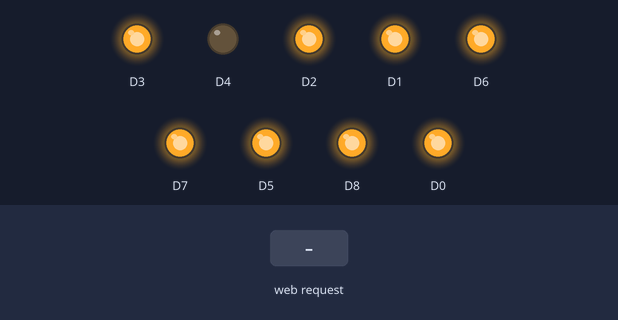
A sketch run on a simulated ESP8266 (NodeMCU). Shown: output pins drawn as LEDs (lit = HIGH). The inputs (shaded band) are chosen by the test bench. WiFi joins after 1.5 s; servers stay silent unless stated; what the sketch prints to the serial monitor is not drawn.

Above: at 2.8 s.
2.9 s: HTTP request GET /Switch1ON received
At 4.1 s:
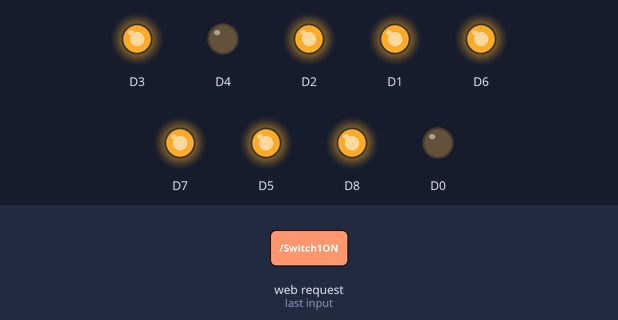
4.4 s: HTTP request GET /Switch2ON received
At 5.3 s:
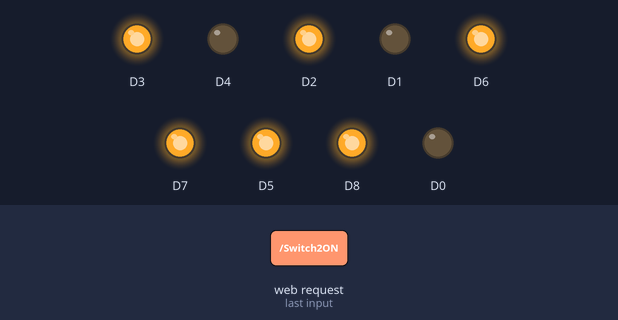
5.9 s: HTTP request GET /Switch1OFF received
At 6.4 s:
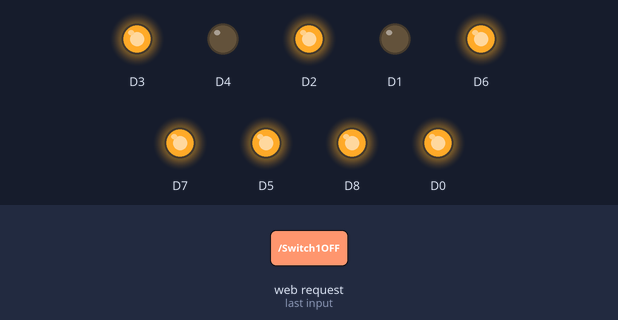
7.4 s: HTTP request GET /Switch3ON received
At 8.6 s:
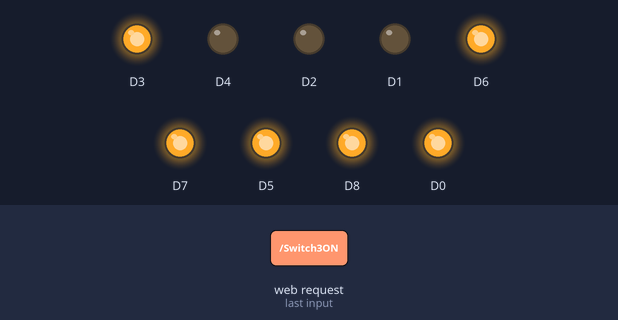
8.9 s: HTTP request GET /Switch2OFF received
At 9.9 s:
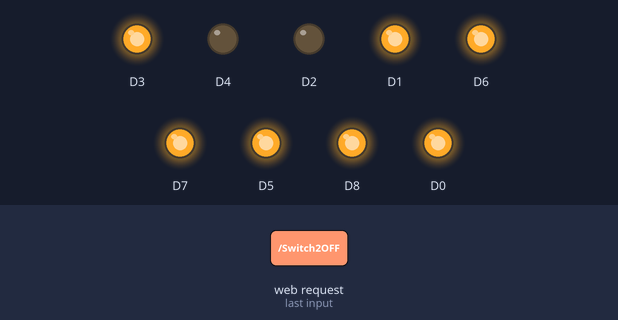
10.4 s: HTTP request GET /Switch4ON received
At 11.1 s:
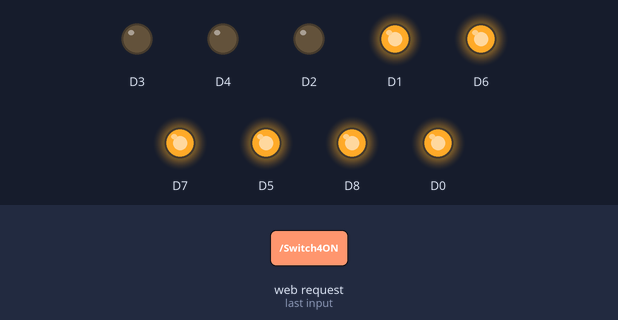
Timing chart, 0 to 12.9 s (numbered marks = the images above; inputs shaded):
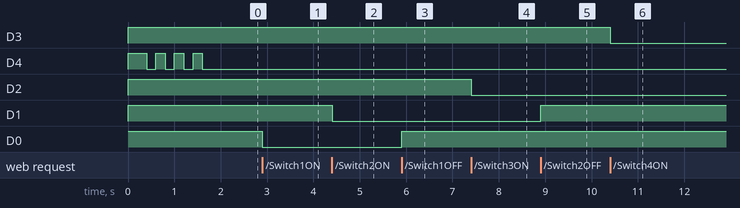

Measured:
- after the input at 2.9 s, D0: HIGH → LOW at once
- after the input at 4.4 s, D1: HIGH → LOW at once
- after the input at 5.9 s, D0: LOW → HIGH at once
- after the input at 7.4 s, D2: HIGH → LOW at once
- after the input at 8.9 s, D1: LOW → HIGH at once
- after the input at 10.4 s, D3: HIGH → LOW at once

The sketch:

sketch.ino
```cpp
// please check the video
// https://www.youtube.com/watch?v=onLHzWam6f4

#include <ESP8266WebServer.h>
#include <ESP8266mDNS.h>
#include <IRsend.h>
const char* ssid = "ESP";
const char* password = "123456789";

MDNSResponder mdns;

String Domain = "home";
String switch1name = "Light";
String switch1 = "OFF";
String switch2name = "socket 2";
String switch2 = "OFF";
String switch3name = "socket 3";
String switch3 = "OFF";
String switch4name = "socket 4";
String switch4 = "OFF";
String switch5name = "Night Light";
String switch5 = "OFF";
String Fan = "OFF";
String AC = "OFF";

ESP8266WebServer server(80);

IRsend irsend(D4);

void handleRoot() {
 server.send(200, "text/html",
"<!DOCTYPE html>" \
"<html>" \
"<head>" \
"<title>home</title>" \
"</head>" \
"<body>" \
"<h1>Home Automation</h1>" \
"<h2>"+ switch1name +": "+ switch1 +"</h2>" \
"<p><a href=\"/Switch1OFF\"><button class=\"button\">OFF</button></a><a href=\"/Switch1ON\"><button class=\"button\">ON</button></a></p>" \
"<h2>"+ switch2name +": "+ switch2 +"</h2>" \
"<p><a href=\"/Switch2OFF\"><button class=\"button\">OFF</button></a><a href=\"/Switch2ON\"><button class=\"button\">ON</button></a></p>" \
"<h2>"+ switch3name +": "+ switch3 +"</h2>" \
"<p><a href=\"/Switch3OFF\"><button class=\"button\">OFF</button></a><a href=\"/Switch3ON\"><button class=\"button\">ON</button></a></p>" \
"<h2>"+ switch4name +": "+ switch4 +"</h2>" \
"<p><a href=\"/Switch4OFF\"><button class=\"button\">OFF</button></a><a href=\"/Switch4ON\"><button class=\"button\">ON</button></a></p>" \
"<h2>"+ switch5name +": "+ switch5 +"</h2>" \
"<p><a href=\"/Switch5OFF\"><button class=\"button\">OFF</button></a><a href=\"/Switch5ON\"><button class=\"button\">ON</button></a></p>" \
"<h2>Fan: "+ Fan +"</h2>" \
"<p><a href=\"/FanOFF\"><button class=\"button\">OFF</button></a><a href=\"/FanSpeed1\"><button class=\"button\">Speed1</button></a><a href=\"/FanSpeed2\"><button class=\"button\">Speed2</button></a><a href=\"/FanSpeed3\"><button class=\"button\">Speed3</button></a><a href=\"/FanSpeed4\"><button class=\"button\">Speed4</button></a></p>" \
"<h2>Ac: "+ AC +"</h2>" \
"<p><a href=\"/AcOFF\"><button class=\"button\">OFF</button></a><a href=\"/AcON\"><button class=\"button\">ON</button></a></p>" \
"</body>" \
"</html>" \
);
}

void switch1ON(){
  switch1 = "ON";
  digitalWrite(D0, LOW);
  handleRoot();
}

void switch1OFF(){
  switch1 = "OFF";
  digitalWrite(D0, HIGH);
  handleRoot();
}

void switch2ON(){
  switch2 = "ON";
  digitalWrite(D1, LOW);
  handleRoot();
}

void switch2OFF(){
  switch2 = "OFF";
  digitalWrite(D1, HIGH);
  handleRoot();
}

void switch3ON(){
  switch3 = "ON";
  digitalWrite(D2, LOW);
  handleRoot();
}

void switch3OFF(){
  switch3 = "OFF";
  digitalWrite(D2, HIGH);
  handleRoot();
}

void switch4ON(){
  switch4 = "ON";
  digitalWrite(D3, LOW);
  handleRoot();
}

void switch4OFF(){
  switch4 = "OFF";
  digitalWrite(D3, HIGH);
  handleRoot();
}

void switch5ON(){
  switch5 = "ON";
  digitalWrite(D8, LOW);
  handleRoot();
}

void switch5OFF(){
  switch5 = "OFF";
  digitalWrite(D8, HIGH);
  handleRoot();
}

void FanOFF(){
  Fan = "OFF";
  digitalWrite(D5, HIGH);
  digitalWrite(D6, HIGH);
  digitalWrite(D7, HIGH);
  handleRoot();
}

void FanSpeed1(){
  Fan = "Speed1";
  digitalWrite(D5, HIGH);
  digitalWrite(D6, HIGH);
  digitalWrite(D7, HIGH);
  delay(500);
  digitalWrite(D5, LOW);
  handleRoot();
}

void FanSpeed2(){
  Fan = "Speed2";
  digitalWrite(D5, HIGH);
  digitalWrite(D6, HIGH);
  digitalWrite(D7, HIGH);
  delay(500);
  digitalWrite(D6, LOW);
  handleRoot();
}

void FanSpeed3(){
  Fan = "Speed3";
  digitalWrite(D5, HIGH);
  digitalWrite(D6, HIGH);
  digitalWrite(D7, HIGH);
  delay(500);
  digitalWrite(D5, LOW);
  digitalWrite(D6, LOW);
  handleRoot();
}

void FanSpeed4(){
  Fan = "Speed4";
  digitalWrite(D5, HIGH);
  digitalWrite(D6, HIGH);
  digitalWrite(D7, HIGH);
  delay(500);
  digitalWrite(D7, LOW);
  handleRoot();
}

void AcON(){
  AC = "ON";
  irsend.sendNEC(142607175, 28);
  handleRoot();
}

void AcOFF(){
  AC = "OFF";
  irsend.sendNEC(143392849, 28);
  handleRoot();
}

void setup(void){
  pinMode(D0, OUTPUT);
  pinMode(D1, OUTPUT);
  pinMode(D2, OUTPUT);
  pinMode(D3, OUTPUT);
  pinMode(D4, OUTPUT);
  pinMode(D5, OUTPUT);
  pinMode(D6, OUTPUT);
  pinMode(D7, OUTPUT);
  pinMode(D8, OUTPUT);
  digitalWrite(D0, HIGH);
  digitalWrite(D1, HIGH);
  digitalWrite(D2, HIGH);
  digitalWrite(D3, HIGH);
  digitalWrite(D4, HIGH);
  digitalWrite(D5, HIGH);
  digitalWrite(D6, HIGH);
  digitalWrite(D7, HIGH);
  digitalWrite(D8, HIGH);

  Serial.begin(115200);

  WiFi.begin(ssid, password);
  Serial.println("");

  while (WiFi.status() != WL_CONNECTED) {
    delay(200);
    digitalWrite(D4, HIGH);
    delay(200);
    digitalWrite(D4, LOW);
    Serial.print(".");
  }

  Serial.println("");
  Serial.print("Connected to ");
  Serial.println(ssid);
  Serial.print("IP address: ");
  Serial.println(WiFi.localIP());

  if(mdns.begin(Domain)){
    Serial.println("MDNS Started: " + Domain + ".local/");
  }

  server.on("/", handleRoot);
  server.on("/Switch1ON", switch1ON);
  server.on("/Switch1OFF", switch1OFF);
  server.on("/Switch2ON", switch2ON);
  server.on("/Switch2OFF", switch2OFF);
  server.on("/Switch3ON", switch3ON);
  server.on("/Switch3OFF", switch3OFF);
  server.on("/Switch4ON", switch4ON);
  server.on("/Switch4OFF", switch4OFF);
  server.on("/Switch5ON", switch5ON);
  server.on("/Switch5OFF", switch5OFF);
  server.on("/FanOFF", FanOFF);
  server.on("/FanSpeed1", FanSpeed1);
  server.on("/FanSpeed2", FanSpeed2);
  server.on("/FanSpeed3", FanSpeed3);
  server.on("/FanSpeed4", FanSpeed4);
  server.on("/AcON", AcON);
  server.on("/AcOFF", AcOFF);

  server.begin();
  Serial.println("HTTP server started");
  digitalWrite(D4, LOW);
}

void loop(void){
  mdns.update();
  server.handleClient();
}
```
